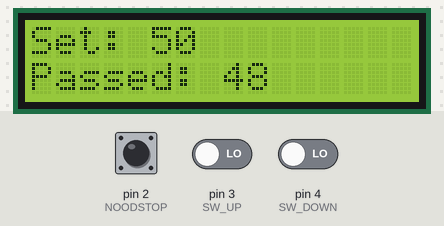
A sketch run on a simulated Arduino Uno, built with avr-gcc and run on an emulated ATmega328P. Shown: 16×2 character LCD. The inputs (shaded band) are chosen by the test bench; at power-on: pin 2 (NOODSTOP) HIGH, pin 3 (SW_UP) LOW, pin 4 (SW_DOWN) LOW. What the sketch prints to the serial monitor is not drawn.

Above: at 1.2 s.
1.3 s: pin 2 (NOODSTOP) pulled LOW for 0.15 s
At 2.4 s:
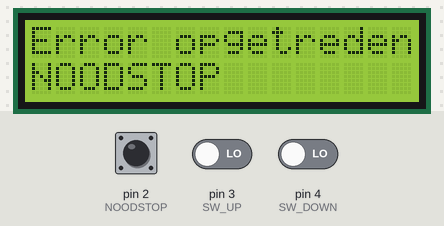
2.9 s: pin 3 (SW_UP) driven HIGH and pin 4 (SW_DOWN) driven HIGH
At 3.6 s:
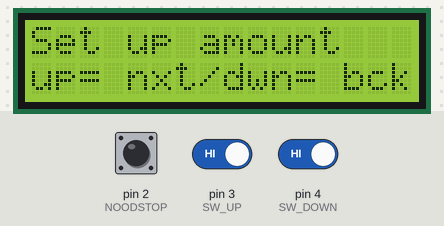
4.4 s: pin 3 (SW_UP) driven LOW
At 4.7 s:
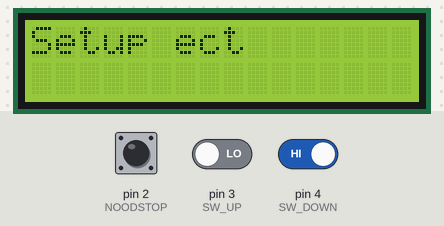
5.9 s: pin 3 (SW_UP) driven HIGH
At 7.1 s:
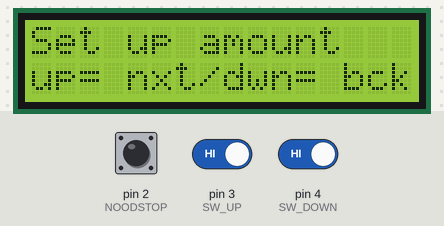
7.4 s: pin 4 (SW_DOWN) driven LOW
At 8.2 s:
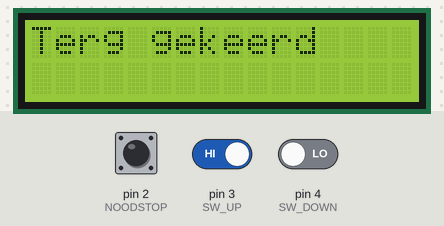
8.9 s: pin 4 (SW_DOWN) driven HIGH
At 9.4 s:
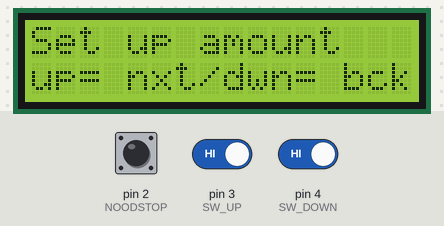
Timing chart, 0 to 11.4 s (numbered marks = the images above; inputs shaded):
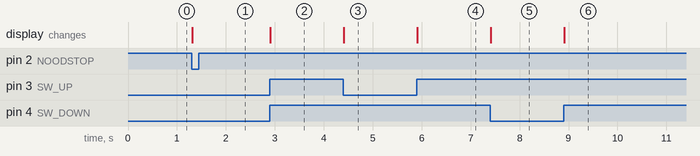

Measured:
- after the input at 1.3 s, the display: changes at once (image 1)
- after the input at 2.9 s, the display: changes at once (image 2)
- after the input at 4.4 s, the display: changes at once (image 3)
- after the input at 5.9 s, the display: changes at once (image 4)
- after the input at 7.4 s, the display: changes at once (image 5)
- after the input at 8.9 s, the display: changes at once (image 6)

The sketch:

Machine1_V1.2.ino
```cpp
//-- Machine 1 --//
/* Versie beheer / ToDO
 * Zie Versie_Beheer.ino
 */
#include <LiquidCrystal.h>

const int rs = 12, en = 11, d4 = 5, d5 = 6, d6 = 7, d7 = 8;                         // initialize the library by associating any needed LCD interface pin
LiquidCrystal lcd(rs, en, d4, d5, d6, d7);                                          // with the arduino pin number it is connected to

//-- Declaratie Pin --//
const int NOODSTOP            = 2;
const int SW_UP               = 3;
const int SW_DOWN             = 4;

//-- Declaratie Variabelen --//
boolean u1_state_SW_UP        = false;
boolean u1_prev_SW_UP         = false;
boolean u1_state_SW_DOWN      = false;
boolean u1_prev_SW_DOWN       = false;
boolean u1_LCD_Status_done    = false;
boolean u1_LCD_Error_done     = false;
boolean u1_LCD_Passed_done    = false;
boolean u1_noodstop           = false;
boolean u1_sec_blink          = false;
boolean u1_menu_gadoor        = false;
boolean u1_menu_done          = false;
boolean u1_stop_menu_timer    = false;
int u8_aantal                 = 50;
int u8_prv_aantal             = 0;
int u8_passed                 = 48;
int u8_prv_passed             = 0;


void setup() {
//-- Setup pins --//
  pinMode(NOODSTOP, INPUT);
  attachInterrupt(digitalPinToInterrupt(NOODSTOP), noodstop_ISR, FALLING);    // Maak van pin 2(NOODSTOP) een interupt pin. Deze heeft dus voorrang op andere zaken.
  pinMode(SW_UP, INPUT);
  pinMode(SW_DOWN, INPUT);
// set up the LCD's number of columns and rows:
  lcd.begin(16, 2);
  Serial.begin(9600);
}

void loop() {
//-- start timer --//

  u1_state_SW_UP = digitalRead(SW_UP);
  u1_state_SW_DOWN = digitalRead(SW_DOWN);
////-- Set up detectie --//
//  if(u1_state_SW_UP != u1_prev_SW_UP){
//    if(u1_state_SW_UP && u8_aantal <= 95){
//      u8_aantal = u8_aantal + 5;
//    }
//    u1_prev_SW_UP = u1_state_SW_UP;
//  }
////-- Set down detetie --//
//  if(u1_state_SW_DOWN != u1_prev_SW_DOWN){
//    if(u1_state_SW_DOWN && u8_aantal >= 10){
//      u8_aantal = u8_aantal - 5;
//    }
//    u1_prev_SW_DOWN = u1_state_SW_DOWN;
//  }

//-- Detect menu setup --//
  if(u1_state_SW_DOWN && u1_state_SW_UP){
    u1_menu_done = false;
    u1_stop_menu_timer= false;
    Serial.println("start setup");
    LCD_Menu_Set();
    Serial.println("Setup done");

    // Hier setup voor nieuwe weergave weer, moet in functie gezet worden.
  }

  if(u8_aantal != u8_prv_aantal){
    u1_LCD_Status_done = false;
    LCD_Status("Set:", u8_aantal);
    u1_LCD_Passed_done = false;
    LCD_Done_Update(u8_passed);
    u8_prv_aantal = u8_aantal;
    }

  if(u8_passed != u8_prv_passed){
    u1_LCD_Passed_done = false;
    LCD_Done_Update(u8_passed);
    u8_prv_passed = u8_passed;
  }

//  if(u1_LCD_Error_done &&

}

void noodstop_ISR(){                                                          // noodstop interupt.
    u1_LCD_Error_done = false;
    Serial.println("noodstop");                // DIT STUK VERWIJDEREN LATER
    u1_noodstop = !u1_noodstop;                                               // Toggel noodstop bit
    LCD_Error("NOODSTOP");
}
```

Timers.ino
```cpp
int u8_teller_menu            = 0;
unsigned long time_1          = 0;
unsigned long time_2          = 0;
unsigned long time_3          = 0;
unsigned long time_4          = 0;

bool timer_menu(){
  if(millis() > time_1 + 100 && !u1_stop_menu_timer){
    time_1 = millis();
    u8_teller_menu ++;
    Serial.println(u8_teller_menu);                 // DIT VERWIJDEREN
    if(u8_teller_menu >= 10){
      u1_stop_menu_timer = true;
      u8_teller_menu = 0;
      return true;
    }else{
      return false;
    }
  }
}
```

Versie_Beheer.ino
```cpp
/* Versie beheer / ToDO
 *  V1.0 initiele setup, met LCD
 *    - Setup LCD
 *    - Pin SW_UP setup
 *    - Functie gemaat voor het updaten van het beeldscherm
 *    - Functie werkt met een knop.
 *  V1.1 Uitbreiding met twee knoppen en aantal weergave
 *    - Weergave van de teller op LCD
 *    - LCD update als teller veranderd
 *    - Teller veranders dmv de twee druk knoppen.
 *    - Ook de gepasseerde objecten worden weer gegeven.
 *  V1.2
 *    - Netjes en gelijkmaken code.
 *    - Timers toevoegen, timer werkt.
 *    - Menu werkend maken, verdere uitwerking is nog nodig.
 *    - het idee van het menu werkt.
 *    - Noodstop werkt een geeft melding op interupt
 *
 * --- ToDo ---
 * - Noodstop terug keren naar begin
 * - Menu maken LCD
 * - Communicatie serieele poort
 * - Aansturen servo
 * - Laser sensor
 */
```

LCD_screen.ino
```cpp
//-- Declaratie variabelen --//
boolean u1_maak_keuze             = false;

void LCD_Status(String message_regel_1, int aantal){
  while(!u1_LCD_Status_done){
  lcd.clear();
  lcd.home();
  lcd.print(message_regel_1);
  lcd.setCursor(5,0);
  lcd.print(aantal);
  u1_LCD_Status_done = true;
  }
}

void LCD_Done_Update(int done){
  while(!u1_LCD_Passed_done){
  lcd.setCursor(0,1);
  lcd.print("Passed:");
  lcd.setCursor(8,1);
  lcd.print(done);
  u1_LCD_Passed_done = true;
  }
}

void LCD_Menu_Set(){
  lcd.clear();
  lcd.home();
  lcd.print("Set up amount");
  lcd.setCursor(0,1);
  lcd.print("up= nxt/dwn= bck");
  u1_maak_keuze = false;
  while(u1_menu_done == false){
    u1_state_SW_UP = digitalRead(SW_UP);
    u1_state_SW_DOWN = digitalRead(SW_DOWN);
    if(timer_menu()){
      u1_maak_keuze = true;
    }

    if(u1_state_SW_UP != u1_prev_SW_UP){
      if(!u1_state_SW_UP && u1_maak_keuze){
        u1_menu_done = true;
      lcd.clear();
      lcd.home();
      lcd.print("Setup ect");
      }
    }

    if(u1_state_SW_DOWN != u1_prev_SW_DOWN){
      if(!u1_state_SW_DOWN && u1_maak_keuze){
      u1_menu_done = true;
      Serial.println("M done");
      lcd.clear();
      lcd.home();
      lcd.print("Terg gekeerd");
      }
    }
   u1_prev_SW_DOWN = u1_state_SW_DOWN;
   u1_prev_SW_UP = u1_state_SW_UP;
  }
}

void LCD_Error(String error){
  while(!u1_LCD_Error_done){
  lcd.clear();
  lcd.home();
  lcd.print("Error opgetreden:");
  lcd.setCursor(0,1);
  lcd.print(error);
  u1_LCD_Error_done = true;
  }
}
```
